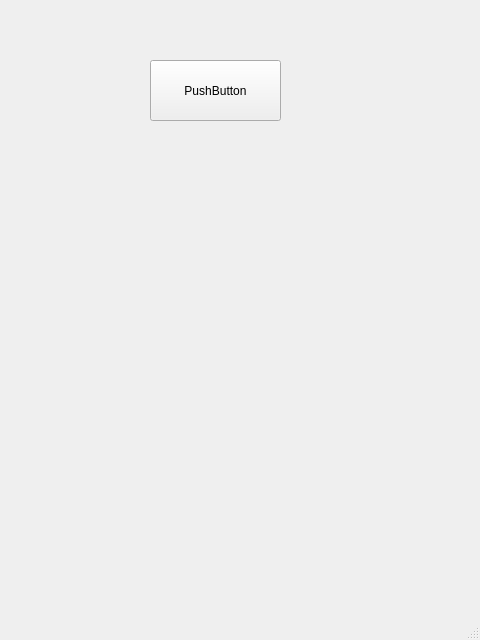
<?xml version="1.0" encoding="UTF-8"?>
<ui version="4.0">
 <class>MainWindow</class>
 <widget class="QMainWindow" name="MainWindow">
  <property name="geometry">
   <rect>
    <x>0</x>
    <y>0</y>
    <width>480</width>
    <height>640</height>
   </rect>
  </property>
  <property name="windowTitle">
   <string>MainWindow</string>
  </property>
  <widget class="QWidget" name="centralwidget">
   <widget class="QPushButton" name="pushButton">
    <property name="geometry">
     <rect>
      <x>150</x>
      <y>60</y>
      <width>131</width>
      <height>61</height>
     </rect>
    </property>
    <property name="text">
     <string>PushButton</string>
    </property>
   </widget>
  </widget>
  <widget class="QMenuBar" name="menubar">
   <property name="geometry">
    <rect>
     <x>0</x>
     <y>0</y>
     <width>480</width>
     <height>25</height>
    </rect>
   </property>
  </widget>
  <widget class="QStatusBar" name="statusbar"/>
 </widget>
 <resources/>
 <connections/>
</ui>
